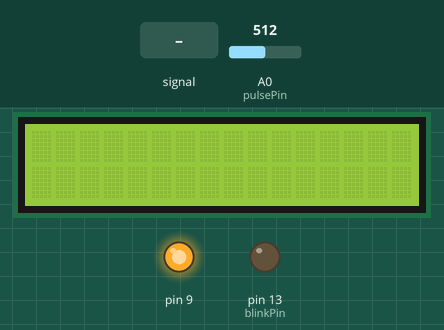
Recording of a sketch running on a simulated Arduino Uno, built with avr-gcc and run on an emulated ATmega328P. Shown: 16×2 character LCD, output pins drawn as LEDs (lit = HIGH). Dashed ring = blinking. The test bench sets the inputs (shaded band); at power-on: A0 (pulsePin) = 512. Pins used as bus, display or sensor lines are not drawn; what the sketch prints to the serial monitor is not drawn.

Above: at 1.2 s.
1.3 s: A0 (pulsePin) fed a 1000 Hz sine of ±255 counts around its level
At 4.1 s:
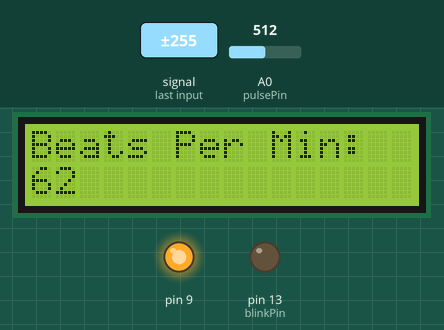
4.3 s: A0 (pulsePin) set to 513
At 7.1 s:
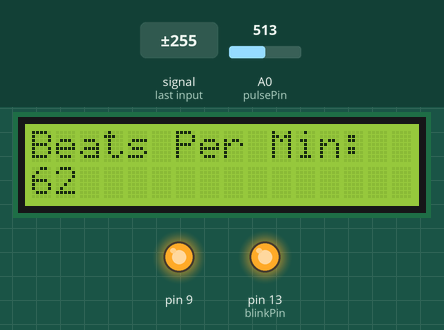
7.3 s: A0 (pulsePin) fed a 200 Hz sine of ±81 counts around its level
At 8.7 s:
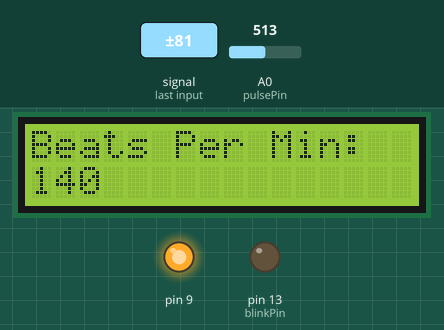
8.8 s: A0 (pulsePin) set to 306
10.3 s: A0 (pulsePin) fed a 50 Hz sine of ±306 counts around its level
At 13.1 s:
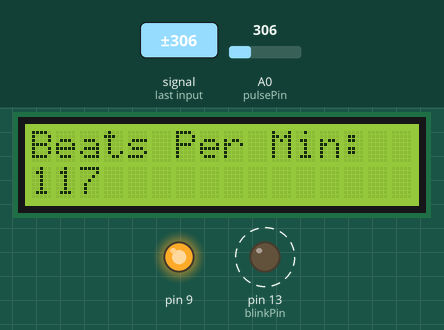
13.3 s: A0 (pulsePin) set to 240
At 13.9 s:
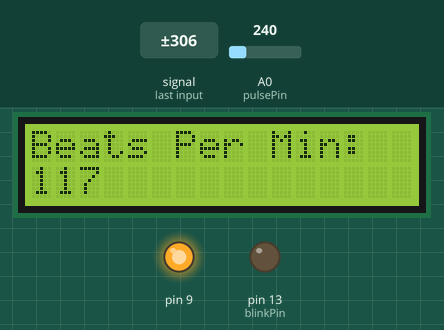
Timing chart, 0 to 15.8 s (numbered marks = the images above; inputs shaded):
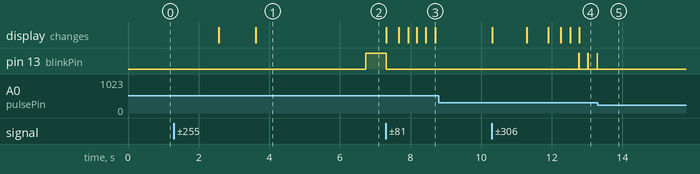

Measured:
- the behaviour switches between 512 and 513 on A0 (pulsePin) (found by bisection; images 1 and 2)
- after the input at 1.3 s, the display: first changes after 1.3 s (image 1 shows a later state)
- after the input at 4.3 s, pin 13 (blinkPin): LOW → HIGH after 2.4 s
- after the input at 7.3 s, pin 13 (blinkPin): HIGH → LOW at once; the display: first changes at once (image 3 shows a later state)
- after the input at 8.8 s, every drawn part: stays the same
- after the input at 10.3 s, pin 13 (blinkPin): alternates HIGH for 0.01 s and LOW for 0.25 s, starting after 2.5 s; the display: first changes at once (image 4 shows a later state)
- after the input at 13.3 s, pin 13 (blinkPin): stops changing and stays LOW

The sketch:

Pulse_Sensor.ino
```cpp
/******************************************
MODIFIED BY N.POOLE - SparkFun Electronics

All credit to the orginal programmers below.
I simply added the LiquidCrystal Library and
a few lcd.print statements.
*******************************************/

/*
>> Pulse Sensor Amped 1.1 <<
This code is for Pulse Sensor Amped by Joel Murphy and Yury Gitman
    www.pulsesensor.com
    >>> Pulse Sensor purple wire goes to Analog Pin 0 <<<
Pulse Sensor sample aquisition and processing happens in the background via Timer 2 interrupt. 2mS sample rate.
PWM on pins 3 and 11 will not work when using this code, because we are using Timer 2!
The following variables are automatically updated:
Signal :    int that holds the analog signal data straight from the sensor. updated every 2mS.
IBI  :      int that holds the time interval between beats. 2mS resolution.
BPM  :      int that holds the heart rate value, derived every beat, from averaging previous 10 IBI values.
QS  :       boolean that is made true whenever Pulse is found and BPM is updated. User must reset.
Pulse :     boolean that is true when a heartbeat is sensed then false in time with pin13 LED going out.

This code is designed with output serial data to Processing sketch "PulseSensorAmped_Processing-xx"
The Processing sketch is a simple data visualizer.
All the work to find the heartbeat and determine the heartrate happens in the code below.
Pin 13 LED will blink with heartbeat.
If you want to use pin 13 for something else, adjust the interrupt handler
It will also fade an LED on pin fadePin with every beat. Put an LED and series resistor from fadePin to GND.
Check here for detailed code walkthrough:
http://pulsesensor.myshopify.com/pages/pulse-sensor-amped-arduino-v1dot1

Code Version 02 by Joel Murphy & Yury Gitman  Fall 2012
This update changes the HRV variable name to IBI, which stands for Inter-Beat Interval, for clarity.
Switched the interrupt to Timer2.  500Hz sample rate, 2mS resolution IBI value.
Fade LED pin moved to pin 5 (use of Timer2 disables PWM on pins 3 & 11).
Tidied up inefficiencies since the last version.
*/
#include <LiquidCrystal.h>
LiquidCrystal lcd(2, 3, 4, 5, 6, 7, 8);
//  VARIABLES
int pulsePin = 0;                 // Pulse Sensor purple wire connected to analog pin 0
int blinkPin = 13;                // pin to blink led at each beat
int fadePin = 5;                  // pin to do fancy classy fading blink at each beat
int fadeRate = 0;                 // used to fade LED on with PWM on fadePin


// these variables are volatile because they are used during the interrupt service routine!
volatile int BPM;                   // used to hold the pulse rate
volatile int Signal;                // holds the incoming raw data
volatile int IBI = 600;             // holds the time between beats, the Inter-Beat Interval
volatile boolean Pulse = false;     // true when pulse wave is high, false when it's low
volatile boolean QS = false;        // becomes true when Arduoino finds a beat.


void setup(){
  pinMode(blinkPin,OUTPUT);         // pin that will blink to your heartbeat!
  pinMode(fadePin,OUTPUT);
  pinMode(9, OUTPUT);
  digitalWrite(9, HIGH);
  lcd.begin(16, 2);  // pin that will fade to your heartbeat!
  Serial.begin(115200);             // we agree to talk fast!
  interruptSetup();                 // sets up to read Pulse Sensor signal every 2mS
   // UN-COMMENT THE NEXT LINE IF YOU ARE POWERING The Pulse Sensor AT LOW VOLTAGE,
   // AND APPLY THAT VOLTAGE TO THE A-REF PIN
   //analogReference(EXTERNAL);
}


void loop(){
  sendDataToProcessing('S', Signal);     // send Processing the raw Pulse Sensor data
  if (QS == true){                       // Quantified Self flag is true when arduino finds a heartbeat
        fadeRate = 255;                  // Set 'fadeRate' Variable to 255 to fade LED with pulse
        sendDataToProcessing('B',BPM);   // send heart rate with a 'B' prefix
        sendDataToProcessing('Q',IBI);   // send time between beats with a 'Q' prefix
        QS = false;
   lcd.clear();

  lcd.setCursor(0, 0);  lcd.print("Beats Per Min:");

     lcd.setCursor(0, 1);   lcd.print(BPM);      // reset the Quantified Self flag for next time
     }

  ledFadeToBeat();

  delay(20);                             //  take a break
}


void ledFadeToBeat(){
    fadeRate -= 15;                         //  set LED fade value
    fadeRate = constrain(fadeRate,0,255);   //  keep LED fade value from going into negative numbers!
    analogWrite(fadePin,fadeRate);          //  fade LED
  }


void sendDataToProcessing(char symbol, int data ){
    Serial.print(symbol);                // symbol prefix tells Processing what type of data is coming
    Serial.println(data);                // the data to send culminating in a carriage return
  }
```

Interrupt.ino
```cpp
volatile int rate[10];                    // used to hold last ten IBI values
volatile unsigned long sampleCounter = 0;          // used to determine pulse timing
volatile unsigned long lastBeatTime = 0;           // used to find the inter beat interval
volatile int P =512;                      // used to find peak in pulse wave
volatile int T = 512;                     // used to find trough in pulse wave
volatile int thresh = 512;                // used to find instant moment of heart beat
volatile int amp = 100;                   // used to hold amplitude of pulse waveform
volatile boolean firstBeat = true;        // used to seed rate array so we startup with reasonable BPM
volatile boolean secondBeat = true;       // used to seed rate array so we startup with reasonable BPM


void interruptSetup(){
  // Initializes Timer2 to throw an interrupt every 2mS.
  TCCR2A = 0x02;     // DISABLE PWM ON DIGITAL PINS 3 AND 11, AND GO INTO CTC MODE
  TCCR2B = 0x06;     // DON'T FORCE COMPARE, 256 PRESCALER
  OCR2A = 0X7C;      // SET THE TOP OF THE COUNT TO 124 FOR 500Hz SAMPLE RATE
  TIMSK2 = 0x02;     // ENABLE INTERRUPT ON MATCH BETWEEN TIMER2 AND OCR2A
  sei();             // MAKE SURE GLOBAL INTERRUPTS ARE ENABLED
}


// THIS IS THE TIMER 2 INTERRUPT SERVICE ROUTINE.
// Timer 2 makes sure that we take a reading every 2 miliseconds
ISR(TIMER2_COMPA_vect){                         // triggered when Timer2 counts to 124
    cli();                                      // disable interrupts while we do this
    Signal = analogRead(pulsePin);              // read the Pulse Sensor
    sampleCounter += 2;                         // keep track of the time in mS with this variable
    int N = sampleCounter - lastBeatTime;       // monitor the time since the last beat to avoid noise

//  find the peak and trough of the pulse wave
    if(Signal < thresh && N > (IBI/5)*3){       // avoid dichrotic noise by waiting 3/5 of last IBI
        if (Signal < T){                        // T is the trough
            T = Signal;                         // keep track of lowest point in pulse wave
         }
       }

    if(Signal > thresh && Signal > P){          // thresh condition helps avoid noise
        P = Signal;                             // P is the peak
       }                                        // keep track of highest point in pulse wave

  //  NOW IT'S TIME TO LOOK FOR THE HEART BEAT
  // signal surges up in value every time there is a pulse
if (N > 250){                                   // avoid high frequency noise
  if ( (Signal > thresh) && (Pulse == false) && (N > (IBI/5)*3) ){
    Pulse = true;                               // set the Pulse flag when we think there is a pulse
    digitalWrite(blinkPin,HIGH);                // turn on pin 13 LED
    IBI = sampleCounter - lastBeatTime;         // measure time between beats in mS
    lastBeatTime = sampleCounter;               // keep track of time for next pulse

         if(firstBeat){                         // if it's the first time we found a beat, if firstBeat == TRUE
             firstBeat = false;                 // clear firstBeat flag
             return;                            // IBI value is unreliable so discard it
            }
         if(secondBeat){                        // if this is the second beat, if secondBeat == TRUE
            secondBeat = false;                 // clear secondBeat flag
               for(int i=0; i<=9; i++){         // seed the running total to get a realisitic BPM at startup
                    rate[i] = IBI;
                    }
            }

    // keep a running total of the last 10 IBI values
    word runningTotal = 0;                   // clear the runningTotal variable

    for(int i=0; i<=8; i++){                // shift data in the rate array
          rate[i] = rate[i+1];              // and drop the oldest IBI value
          runningTotal += rate[i];          // add up the 9 oldest IBI values
        }

    rate[9] = IBI;                          // add the latest IBI to the rate array
    runningTotal += rate[9];                // add the latest IBI to runningTotal
    runningTotal /= 10;                     // average the last 10 IBI values
    BPM = 60000/runningTotal;               // how many beats can fit into a minute? that's BPM!
    QS = true;                              // set Quantified Self flag
    // QS FLAG IS NOT CLEARED INSIDE THIS ISR
    }
}

  if (Signal < thresh && Pulse == true){     // when the values are going down, the beat is over
      digitalWrite(blinkPin,LOW);            // turn off pin 13 LED
      Pulse = false;                         // reset the Pulse flag so we can do it again
      amp = P - T;                           // get amplitude of the pulse wave
      thresh = amp/2 + T;                    // set thresh at 50% of the amplitude
      P = thresh;                            // reset these for next time
      T = thresh;
     }

  if (N > 2500){                             // if 2.5 seconds go by without a beat
      thresh = 512;                          // set thresh default
      P = 512;                               // set P default
      T = 512;                               // set T default
      lastBeatTime = sampleCounter;          // bring the lastBeatTime up to date
      firstBeat = true;                      // set these to avoid noise
      secondBeat = true;                     // when we get the heartbeat back
     }

  sei();                                     // enable interrupts when youre done!
}// end isr
```
